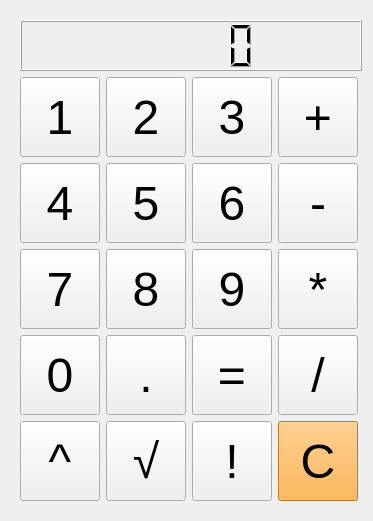
<?xml version="1.0" encoding="UTF-8"?>
<ui version="4.0">
 <class>Form</class>
 <widget class="QWidget" name="Form">
  <property name="geometry">
   <rect>
    <x>0</x>
    <y>0</y>
    <width>373</width>
    <height>521</height>
   </rect>
  </property>
  <property name="windowTitle">
   <string>Form</string>
  </property>
  <widget class="QWidget" name="layoutWidget">
   <property name="geometry">
    <rect>
     <x>20</x>
     <y>20</y>
     <width>342</width>
     <height>481</height>
    </rect>
   </property>
   <layout class="QVBoxLayout" name="verticalLayout">
    <item>
     <widget class="QLCDNumber" name="table"/>
    </item>
    <item>
     <layout class="QGridLayout" name="gridLayout">
      <item row="2" column="1">
       <widget class="QPushButton" name="btn8">
        <property name="minimumSize">
         <size>
          <width>80</width>
          <height>80</height>
         </size>
        </property>
        <property name="maximumSize">
         <size>
          <width>80</width>
          <height>80</height>
         </size>
        </property>
        <property name="font">
         <font>
          <family>Helvetica</family>
          <pointsize>36</pointsize>
         </font>
        </property>
        <property name="text">
         <string>8</string>
        </property>
        <attribute name="buttonGroup">
         <string notr="true">buttonGroup_digits</string>
        </attribute>
       </widget>
      </item>
      <item row="0" column="1">
       <widget class="QPushButton" name="btn2">
        <property name="minimumSize">
         <size>
          <width>80</width>
          <height>80</height>
         </size>
        </property>
        <property name="maximumSize">
         <size>
          <width>80</width>
          <height>80</height>
         </size>
        </property>
        <property name="font">
         <font>
          <family>Helvetica</family>
          <pointsize>36</pointsize>
         </font>
        </property>
        <property name="text">
         <string>2</string>
        </property>
        <attribute name="buttonGroup">
         <string notr="true">buttonGroup_digits</string>
        </attribute>
       </widget>
      </item>
      <item row="0" column="3">
       <widget class="QPushButton" name="btn_plus">
        <property name="minimumSize">
         <size>
          <width>80</width>
          <height>80</height>
         </size>
        </property>
        <property name="maximumSize">
         <size>
          <width>80</width>
          <height>80</height>
         </size>
        </property>
        <property name="font">
         <font>
          <family>Helvetica</family>
          <pointsize>36</pointsize>
         </font>
        </property>
        <property name="text">
         <string>+</string>
        </property>
        <attribute name="buttonGroup">
         <string notr="true">buttonGroup_binary</string>
        </attribute>
       </widget>
      </item>
      <item row="3" column="2">
       <widget class="QPushButton" name="btn_eq">
        <property name="minimumSize">
         <size>
          <width>80</width>
          <height>80</height>
         </size>
        </property>
        <property name="maximumSize">
         <size>
          <width>80</width>
          <height>80</height>
         </size>
        </property>
        <property name="font">
         <font>
          <family>Helvetica</family>
          <pointsize>36</pointsize>
         </font>
        </property>
        <property name="text">
         <string>=</string>
        </property>
       </widget>
      </item>
      <item row="3" column="0">
       <widget class="QPushButton" name="btn0">
        <property name="minimumSize">
         <size>
          <width>80</width>
          <height>80</height>
         </size>
        </property>
        <property name="maximumSize">
         <size>
          <width>80</width>
          <height>80</height>
         </size>
        </property>
        <property name="font">
         <font>
          <family>Helvetica</family>
          <pointsize>36</pointsize>
         </font>
        </property>
        <property name="text">
         <string>0</string>
        </property>
        <attribute name="buttonGroup">
         <string notr="true">buttonGroup_digits</string>
        </attribute>
       </widget>
      </item>
      <item row="3" column="3">
       <widget class="QPushButton" name="btn_div">
        <property name="minimumSize">
         <size>
          <width>80</width>
          <height>80</height>
         </size>
        </property>
        <property name="maximumSize">
         <size>
          <width>80</width>
          <height>80</height>
         </size>
        </property>
        <property name="font">
         <font>
          <family>Helvetica</family>
          <pointsize>36</pointsize>
         </font>
        </property>
        <property name="text">
         <string>/</string>
        </property>
        <attribute name="buttonGroup">
         <string notr="true">buttonGroup_binary</string>
        </attribute>
       </widget>
      </item>
      <item row="0" column="0">
       <widget class="QPushButton" name="btn1">
        <property name="minimumSize">
         <size>
          <width>80</width>
          <height>80</height>
         </size>
        </property>
        <property name="maximumSize">
         <size>
          <width>80</width>
          <height>80</height>
         </size>
        </property>
        <property name="font">
         <font>
          <family>Helvetica</family>
          <pointsize>36</pointsize>
         </font>
        </property>
        <property name="text">
         <string>1</string>
        </property>
        <attribute name="buttonGroup">
         <string notr="true">buttonGroup_digits</string>
        </attribute>
       </widget>
      </item>
      <item row="2" column="2">
       <widget class="QPushButton" name="btn9">
        <property name="minimumSize">
         <size>
          <width>80</width>
          <height>80</height>
         </size>
        </property>
        <property name="maximumSize">
         <size>
          <width>80</width>
          <height>80</height>
         </size>
        </property>
        <property name="font">
         <font>
          <family>Helvetica</family>
          <pointsize>36</pointsize>
         </font>
        </property>
        <property name="text">
         <string>9</string>
        </property>
        <attribute name="buttonGroup">
         <string notr="true">buttonGroup_digits</string>
        </attribute>
       </widget>
      </item>
      <item row="3" column="1">
       <widget class="QPushButton" name="btn_dot">
        <property name="minimumSize">
         <size>
          <width>80</width>
          <height>80</height>
         </size>
        </property>
        <property name="maximumSize">
         <size>
          <width>80</width>
          <height>80</height>
         </size>
        </property>
        <property name="font">
         <font>
          <family>Helvetica</family>
          <pointsize>36</pointsize>
         </font>
        </property>
        <property name="text">
         <string>.</string>
        </property>
       </widget>
      </item>
      <item row="0" column="2">
       <widget class="QPushButton" name="btn3">
        <property name="minimumSize">
         <size>
          <width>80</width>
          <height>80</height>
         </size>
        </property>
        <property name="maximumSize">
         <size>
          <width>80</width>
          <height>80</height>
         </size>
        </property>
        <property name="font">
         <font>
          <family>Helvetica</family>
          <pointsize>36</pointsize>
         </font>
        </property>
        <property name="text">
         <string>3</string>
        </property>
        <attribute name="buttonGroup">
         <string notr="true">buttonGroup_digits</string>
        </attribute>
       </widget>
      </item>
      <item row="1" column="0">
       <widget class="QPushButton" name="btn4">
        <property name="minimumSize">
         <size>
          <width>80</width>
          <height>80</height>
         </size>
        </property>
        <property name="maximumSize">
         <size>
          <width>80</width>
          <height>80</height>
         </size>
        </property>
        <property name="font">
         <font>
          <family>Helvetica</family>
          <pointsize>36</pointsize>
         </font>
        </property>
        <property name="text">
         <string>4</string>
        </property>
        <attribute name="buttonGroup">
         <string notr="true">buttonGroup_digits</string>
        </attribute>
       </widget>
      </item>
      <item row="1" column="1">
       <widget class="QPushButton" name="btn5">
        <property name="minimumSize">
         <size>
          <width>80</width>
          <height>80</height>
         </size>
        </property>
        <property name="maximumSize">
         <size>
          <width>80</width>
          <height>80</height>
         </size>
        </property>
        <property name="font">
         <font>
          <family>Helvetica</family>
          <pointsize>36</pointsize>
         </font>
        </property>
        <property name="text">
         <string>5</string>
        </property>
        <attribute name="buttonGroup">
         <string notr="true">buttonGroup_digits</string>
        </attribute>
       </widget>
      </item>
      <item row="2" column="0">
       <widget class="QPushButton" name="btn7">
        <property name="minimumSize">
         <size>
          <width>80</width>
          <height>80</height>
         </size>
        </property>
        <property name="maximumSize">
         <size>
          <width>80</width>
          <height>80</height>
         </size>
        </property>
        <property name="font">
         <font>
          <family>Helvetica</family>
          <pointsize>36</pointsize>
         </font>
        </property>
        <property name="text">
         <string>7</string>
        </property>
        <attribute name="buttonGroup">
         <string notr="true">buttonGroup_digits</string>
        </attribute>
       </widget>
      </item>
      <item row="1" column="2">
       <widget class="QPushButton" name="btn6">
        <property name="minimumSize">
         <size>
          <width>80</width>
          <height>80</height>
         </size>
        </property>
        <property name="maximumSize">
         <size>
          <width>80</width>
          <height>80</height>
         </size>
        </property>
        <property name="font">
         <font>
          <family>Helvetica</family>
          <pointsize>36</pointsize>
         </font>
        </property>
        <property name="text">
         <string>6</string>
        </property>
        <attribute name="buttonGroup">
         <string notr="true">buttonGroup_digits</string>
        </attribute>
       </widget>
      </item>
      <item row="1" column="3">
       <widget class="QPushButton" name="btn_minus">
        <property name="minimumSize">
         <size>
          <width>80</width>
          <height>80</height>
         </size>
        </property>
        <property name="maximumSize">
         <size>
          <width>80</width>
          <height>80</height>
         </size>
        </property>
        <property name="font">
         <font>
          <family>Helvetica</family>
          <pointsize>36</pointsize>
         </font>
        </property>
        <property name="text">
         <string>-</string>
        </property>
        <attribute name="buttonGroup">
         <string notr="true">buttonGroup_binary</string>
        </attribute>
       </widget>
      </item>
      <item row="2" column="3">
       <widget class="QPushButton" name="btn_mult">
        <property name="minimumSize">
         <size>
          <width>80</width>
          <height>80</height>
         </size>
        </property>
        <property name="maximumSize">
         <size>
          <width>80</width>
          <height>80</height>
         </size>
        </property>
        <property name="font">
         <font>
          <family>Helvetica</family>
          <pointsize>36</pointsize>
         </font>
        </property>
        <property name="text">
         <string>*</string>
        </property>
        <attribute name="buttonGroup">
         <string notr="true">buttonGroup_binary</string>
        </attribute>
       </widget>
      </item>
      <item row="4" column="0">
       <widget class="QPushButton" name="btn_pow">
        <property name="minimumSize">
         <size>
          <width>80</width>
          <height>80</height>
         </size>
        </property>
        <property name="maximumSize">
         <size>
          <width>80</width>
          <height>80</height>
         </size>
        </property>
        <property name="font">
         <font>
          <family>Helvetica</family>
          <pointsize>36</pointsize>
         </font>
        </property>
        <property name="text">
         <string>^</string>
        </property>
        <attribute name="buttonGroup">
         <string notr="true">buttonGroup_binary</string>
        </attribute>
       </widget>
      </item>
      <item row="4" column="1">
       <widget class="QPushButton" name="btn_sqrt">
        <property name="minimumSize">
         <size>
          <width>80</width>
          <height>80</height>
         </size>
        </property>
        <property name="maximumSize">
         <size>
          <width>80</width>
          <height>80</height>
         </size>
        </property>
        <property name="font">
         <font>
          <family>Helvetica</family>
          <pointsize>36</pointsize>
         </font>
        </property>
        <property name="text">
         <string>√</string>
        </property>
       </widget>
      </item>
      <item row="4" column="2">
       <widget class="QPushButton" name="btn_fact">
        <property name="minimumSize">
         <size>
          <width>80</width>
          <height>80</height>
         </size>
        </property>
        <property name="maximumSize">
         <size>
          <width>80</width>
          <height>80</height>
         </size>
        </property>
        <property name="font">
         <font>
          <family>Helvetica</family>
          <pointsize>36</pointsize>
         </font>
        </property>
        <property name="text">
         <string>!</string>
        </property>
       </widget>
      </item>
      <item row="4" column="3">
       <widget class="QPushButton" name="btn_clear">
        <property name="minimumSize">
         <size>
          <width>80</width>
          <height>80</height>
         </size>
        </property>
        <property name="maximumSize">
         <size>
          <width>80</width>
          <height>80</height>
         </size>
        </property>
        <property name="font">
         <font>
          <family>Helvetica</family>
          <pointsize>36</pointsize>
         </font>
        </property>
        <property name="styleSheet">
         <string notr="true">background-color: rgb(254, 166, 43);</string>
        </property>
        <property name="text">
         <string>С</string>
        </property>
       </widget>
      </item>
     </layout>
    </item>
   </layout>
  </widget>
 </widget>
 <resources/>
 <connections/>
 <buttongroups>
  <buttongroup name="buttonGroup_digits"/>
  <buttongroup name="buttonGroup_binary"/>
 </buttongroups>
</ui>
